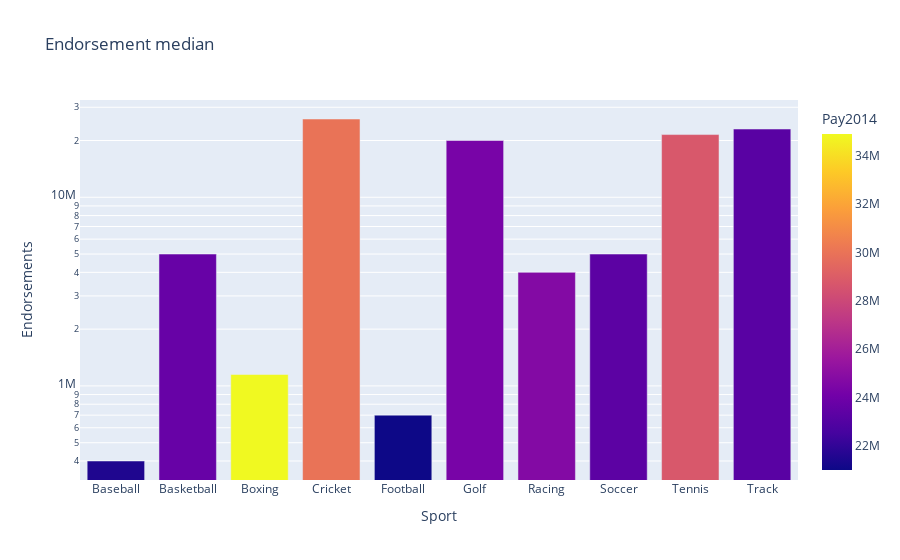

Write notebook code for a chart like this one.
### Code cell
plt.figure(figsize=(10,5))
fig = px.bar(df,x=df.index,y='Endorsements',color ='Pay2014',log_y=True,title="Endorsement median")
fig.show()

### Figure 1 — Plotly figure (JSON) as saved in the notebook; plotly's stock layout.template omitted (floating-point values rounded to 4 significant figures)
{"data": [{"alignmentgroup": "True", "hovertemplate": "Sport=%{x}<br>Endorsements=%{y}<br>Pay2014=%{marker.color}<extra></extra>", "legendgroup": "", "marker": {"color": [21500000, 23700000, 34900000, 30000000, 21000000, 24300000, 24700000, 23300000, 28750000, 23200000], "coloraxis": "coloraxis", "pattern": {"shape": ""}}, "name": "", "offsetgroup": "", "orientation": "v", "showlegend": false, "textposition": "auto", "type": "bar", "x": ["Baseball", "Basketball", "Boxing", "Cricket", "Football", "Golf", "Racing", "Soccer", "Tennis", "Track"], "xaxis": "x", "y": [400000, 5000000, 1150000, 26000000, 700000, 20000000, 4000000, 5000000, 21500000, 23000000], "yaxis": "y"}], "layout": {"barmode": "relative", "coloraxis": {"colorbar": {"title": {"text": "Pay2014"}}, "colorscale": [[0, "#0d0887"], [0.1111, "#46039f"], [0.2222, "#7201a8"], [0.3333, "#9c179e"], [0.4444, "#bd3786"], [0.5556, "#d8576b"], [0.6667, "#ed7953"], [0.7778, "#fb9f3a"], [0.8889, "#fdca26"], [1, "#f0f921"]]}, "legend": {"tracegroupgap": 0}, "title": {"text": "Endorsement median"}, "xaxis": {"anchor": "y", "domain": [0, 1], "title": {"text": "Sport"}}, "yaxis": {"anchor": "x", "domain": [0, 1], "title": {"text": "Endorsements"}, "type": "log"}}}
